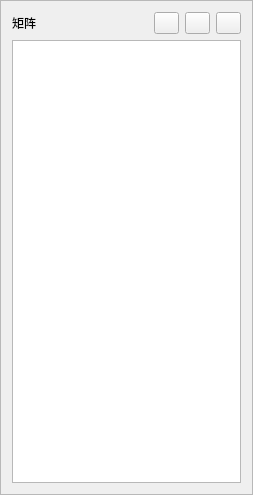
<?xml version="1.0" encoding="UTF-8"?>
<ui version="4.0">
 <class>MatrixTableWidget</class>
 <widget class="QFrame" name="MatrixTableWidget">
  <property name="geometry">
   <rect>
    <x>0</x>
    <y>0</y>
    <width>253</width>
    <height>495</height>
   </rect>
  </property>
  <property name="windowTitle">
   <string>Frame</string>
  </property>
  <property name="frameShape">
   <enum>QFrame::StyledPanel</enum>
  </property>
  <property name="frameShadow">
   <enum>QFrame::Raised</enum>
  </property>
  <layout class="QVBoxLayout" name="verticalLayout_2">
   <item>
    <layout class="QHBoxLayout" name="horizontalLayout_4">
     <item>
      <widget class="QLabel" name="label">
       <property name="text">
        <string>矩阵</string>
       </property>
      </widget>
     </item>
     <item>
      <spacer name="horizontalSpacer">
       <property name="orientation">
        <enum>Qt::Horizontal</enum>
       </property>
       <property name="sizeHint" stdset="0">
        <size>
         <width>40</width>
         <height>20</height>
        </size>
       </property>
      </spacer>
     </item>
     <item>
      <widget class="QPushButton" name="addButton">
       <property name="minimumSize">
        <size>
         <width>25</width>
         <height>0</height>
        </size>
       </property>
       <property name="maximumSize">
        <size>
         <width>25</width>
         <height>16777215</height>
        </size>
       </property>
       <property name="text">
        <string/>
       </property>
      </widget>
     </item>
     <item>
      <widget class="QPushButton" name="deleteButton">
       <property name="minimumSize">
        <size>
         <width>25</width>
         <height>0</height>
        </size>
       </property>
       <property name="maximumSize">
        <size>
         <width>25</width>
         <height>16777215</height>
        </size>
       </property>
       <property name="text">
        <string/>
       </property>
      </widget>
     </item>
     <item>
      <widget class="QPushButton" name="modifyButton">
       <property name="minimumSize">
        <size>
         <width>25</width>
         <height>0</height>
        </size>
       </property>
       <property name="maximumSize">
        <size>
         <width>25</width>
         <height>16777215</height>
        </size>
       </property>
       <property name="text">
        <string/>
       </property>
      </widget>
     </item>
    </layout>
   </item>
   <item>
    <widget class="QTableWidget" name="matrixTable"/>
   </item>
  </layout>
 </widget>
 <resources/>
 <connections/>
</ui>
